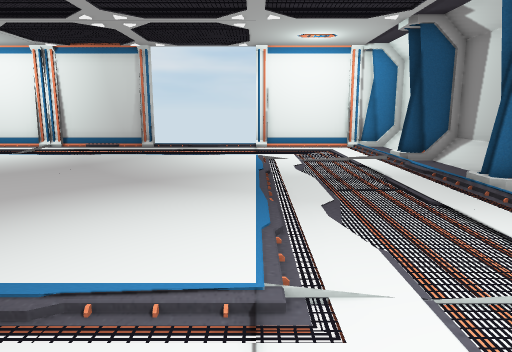
View 1 (above)

13 first-person views from a walk through a Unity game level. The camera is 1.4 m above the floor, tilts 10° down and sees 70° across. The floor is counted in squares, 1 m on a side. Each view is taken from the middle of a square. On the plan, view 1 faces up. The plan holds only what a view shows up to about 16 squares ahead; the rest is blank. Door leaves are left out, so doorways stand open.

View 2
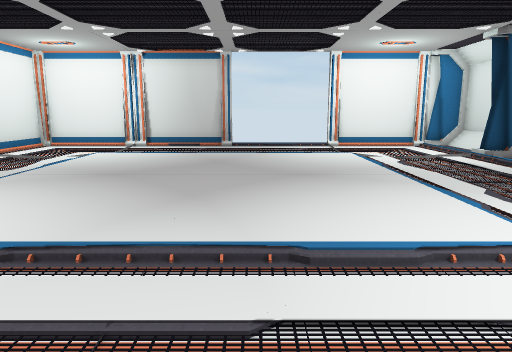

View 3
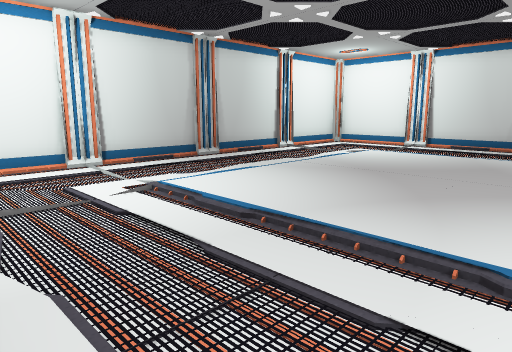

View 4
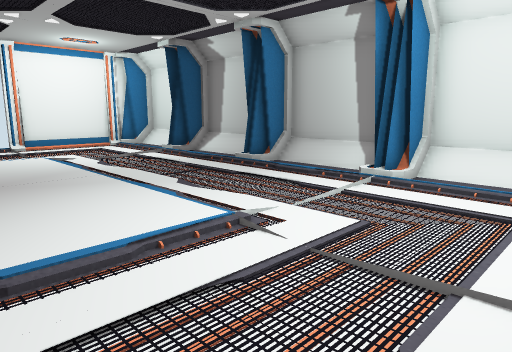

View 5
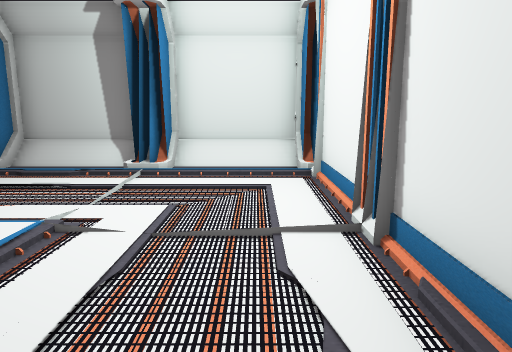

View 6
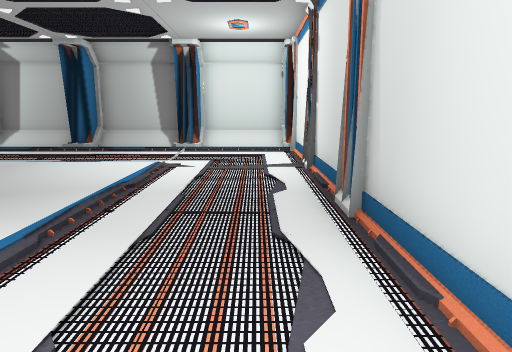

View 7
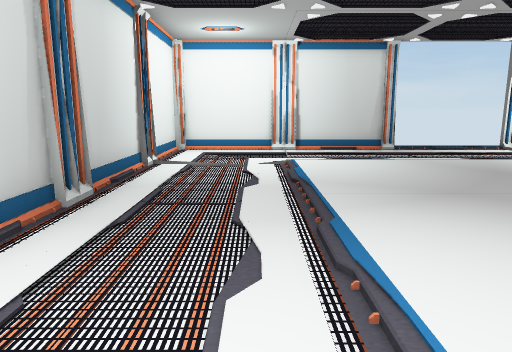

View 8
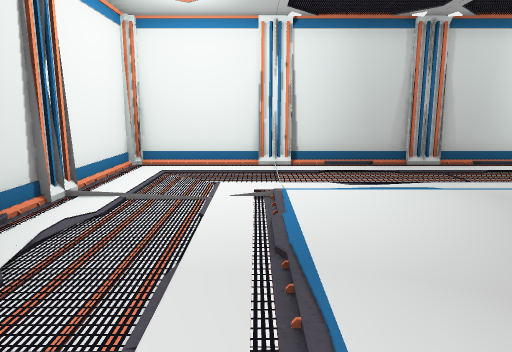

View 9
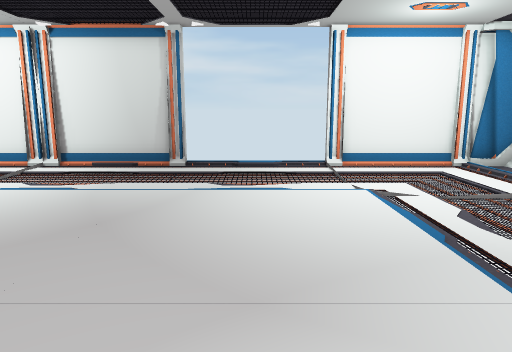

View 10
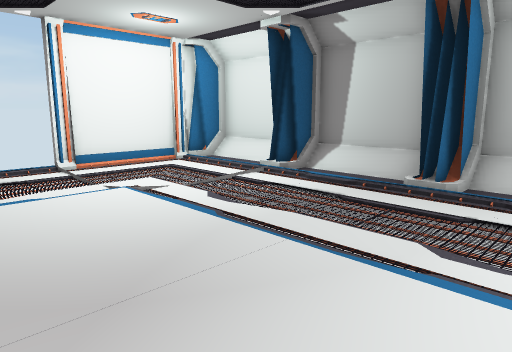

View 11
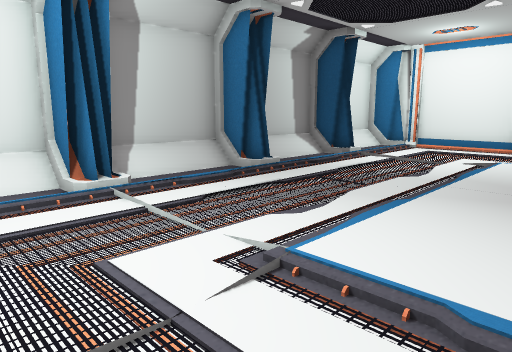

View 12
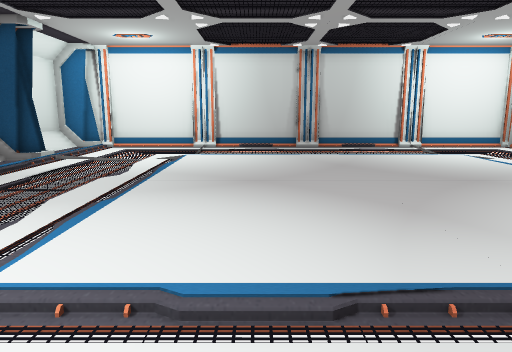

View 13
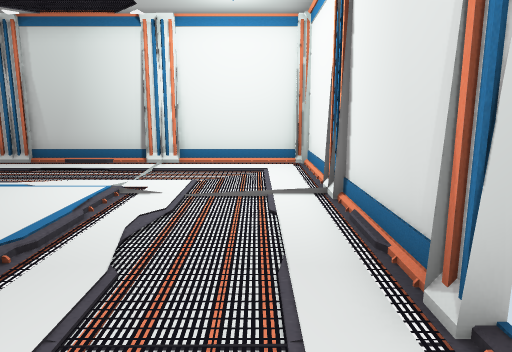

### Floor plan
Key: @ floor where view 1 was taken; # wall or solid block; . main floor; : floor 0.25 m higher than the main floor; / step, stairs or slope; D open door.
Columns run from 12 left of view 1 to 6 right of it. Each row starts with its distance up from view 1.
 15 #########DDD#####
 14 #.......DDDDD...###
 13 #................/#
 12 #................/#
 11 #.............../##
 10 #...:::::::::.../##
  9 #...:::::::::..../#
  8 #...:::::::::..../#
  7 #...:::::::::.../##
  6 #...:::::::::.../##
  5 #...:::::::::..../#
  4 #...:::::::::..../#
  3 #...:::::::::.../##
  2 #.............../##
  1 #................/#
  0 #...........@..../#
 -1 #...............###
 -2 #################

Positions as (right, up) in squares from view 1, and headings:
1: (0, 0), facing up
2: (-3, -1), facing up
3: (-2, -1), facing up-left
4: (-3, -1), facing up-right
5: (-4, 0), facing right
6: (-9, 0), facing right
7: (-9, 1), facing up
8: (-2, 2), facing left
9: (-2, 4), facing up
10: (-3, 4), facing up-right
11: (-2, 13), facing down-right
12: (-2, 13), facing down
13: (-2, 13), facing left
